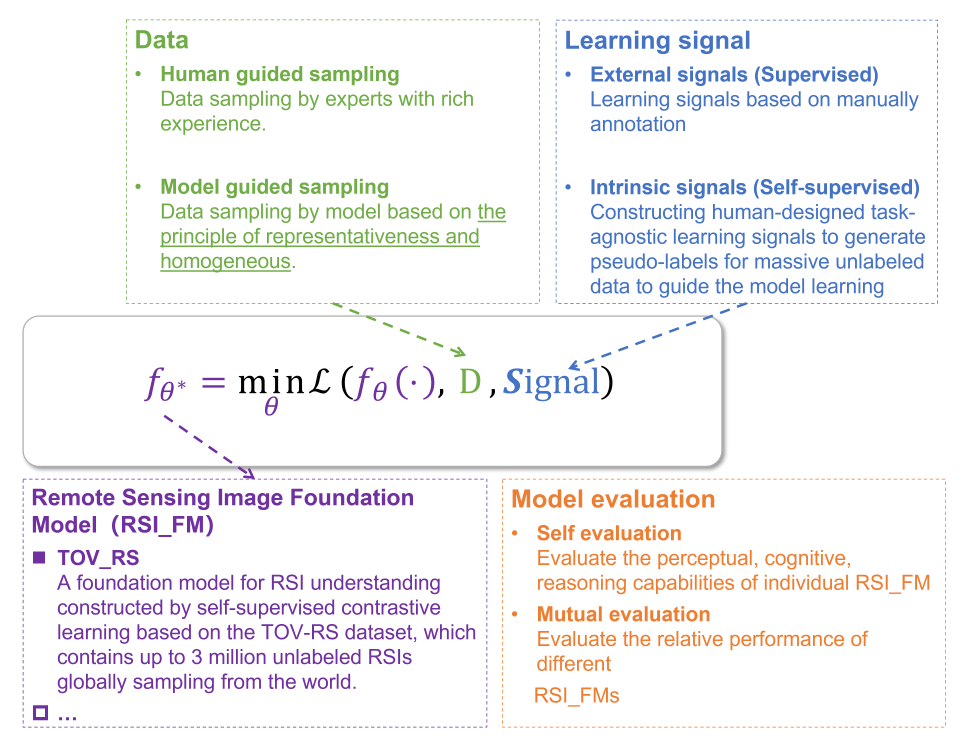
#> input picture big_picture.png, 3857 x 2994 px (shown at 1/4 size)
$ python -i dlimage.py   (imports and definitions only)
#> lines starting #> are read from the running program, lines starting #| are printed output that depends on the picture
#> further down, picture is the input picture: shape (2994, 3857, 3); mean B, G, R 245.5, 244.1, 245
'''
Tools collection of Data(np.ndarray) processing.

Note:
    1. cv2.imwrite(image_name, image, [1, 100]),
        [1, 100] mean set [cv2.IMWRITE_JPEG_QUALITY, 100]

Version 1.0  2018-04-03 15:44:13 by QiJi
Version 1.5  2018-04-07 22:34:53 by QiJi
Version 2.0  2018-10-25 16:59:23 by QiJi
'''
import os

# import sys
import cv2
import numpy as np
from tqdm import tqdm

from dl_tools.basictools.dldata import get_label_info
from dl_tools.basictools.fileop import filelist, rename_file


# **********************************************
# ************ Image basic tools ***************
# **********************************************
# [421 lines left out: functions load_image, convert_image_type, one_hot_1, one_hot_2, one_hot_3, class_label and 15 more, not called in this run]


def blur(img):
    img = cv2.blur(img, (3, 3))
    return img


# [9 lines left out: function add_noise, not called in this run]


def data_augment(image, label=None, crop_size=None, zoom_size=None, if_flip=True, if_roate=True):
    '''
    Simple data augment function to random crop,flip and roate image and label.
    Args:
        image: array of image, [HWC] or [HW1] or [HW].
        label: array of label, [HWC] or [HW1] or [HW].
        crop_size: [h, w]
        zoom_size: [h, w]
        if_flip: if flip the image(and label), defualt = True
        if_roate: if roate the image(and label), defualt = True

    Returns:
        image, label: processed image and label
    '''
#> called with if_flip = True, if_roate = True
    if label is None:
        if crop_size is not None:
            image = random_crop(image, crop_size[0], crop_size[1])
        if zoom_size is not None:
            image = cv2.resize(
                image, (zoom_size[1], zoom_size[0]), interpolation=cv2.INTER_LINEAR)
        # Flip
        if if_flip and np.random.randint(0, 2):
            image = cv2.flip(image, 1)
        if if_flip and np.random.randint(0, 2):
            image = cv2.flip(image, 0)
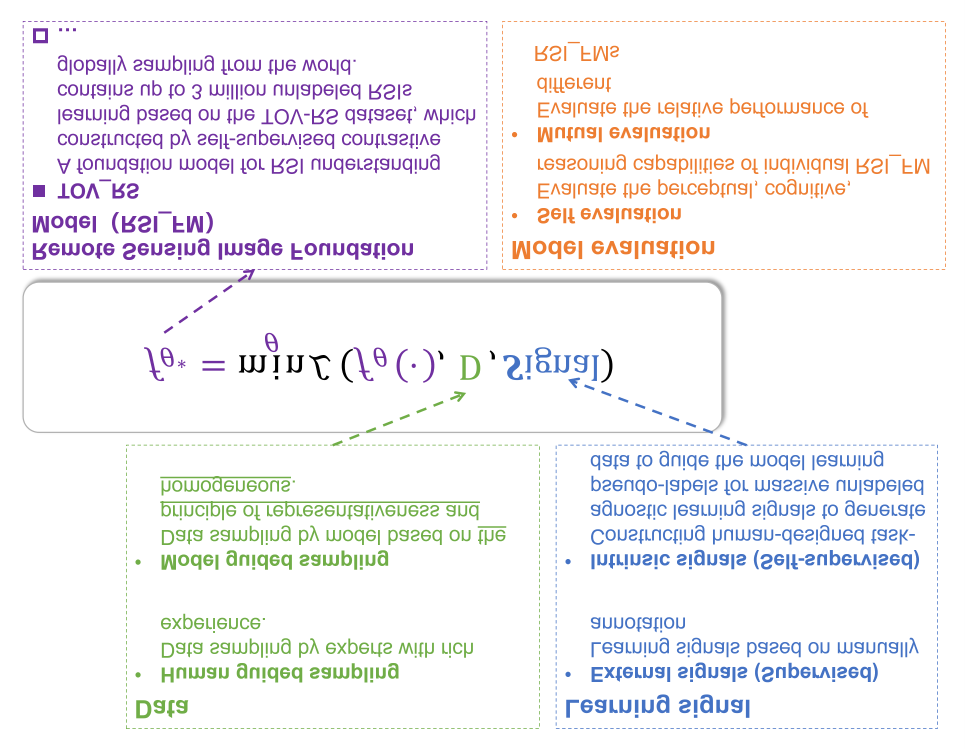
#> image: shape (2994, 3857, 3) (shown at 1/4 size); mean of channels 0, 1, 2 245.5, 244.1, 245; drawn as B, G, R
        # Roate
        iflag = np.random.randint(0, 2)
        if if_roate and iflag:
            angle_table = [90, 180, 270]
            angle = angle_table[np.random.randint(0, 3)]
            h, w = image.shape[0], image.shape[1]
#> h = 2994; w = 3857
            M_rotate = cv2.getRotationMatrix2D((w // 2, h // 2), angle, 1)
            image = cv2.warpAffine(image, M_rotate, (w, h))
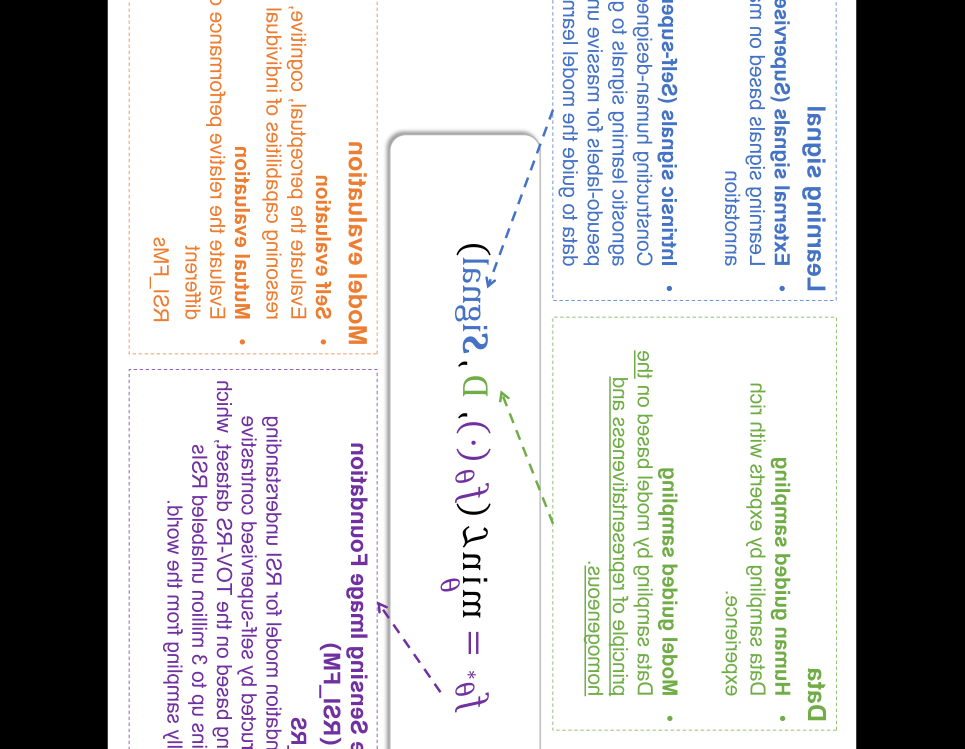
#> image: shape (2994, 3857, 3) (shown at 1/4 size); mean of channels 0, 1, 2 189.3, 188.5, 189.2; drawn as B, G, R
        return image
    else:
        if crop_size is not None:
            image, label = random_crop_2(image, label, crop_size[0], crop_size[1])
        if zoom_size is not None:
            image = cv2.resize(image, (zoom_size[1], zoom_size[0]), cv2.INTER_LINEAR)
            label = cv2.resize(label, (zoom_size[1], zoom_size[0]), cv2.INTER_NEAREST)
        # Flip
        if if_flip and np.random.randint(0, 2):
            image, label = cv2.flip(image, 1), cv2.flip(label, 1)
        if if_flip and np.random.randint(0, 2):
            image, label = cv2.flip(image, 0), cv2.flip(label, 0)
        # Roate
        iflag = np.random.randint(0, 2)
        if if_roate and iflag:
            angle_table = [90, 180, 270]
            angle = angle_table[np.random.randint(0, 3)]
            image, label = rotate(image, label, angle)
        return image, label


# **********************************************
# ************** HDF5 tools ********************
# **********************************************
# def label2hdf5(input_dir, output_path, label_values=None, class_num=None):
#     """
#     Transform a label image into one-hot format (depth is num_classes),
#     and save them all in a dataset(key:"labels") of a h5 flie.

#     Args:
#         input_dir: The dir of label images [HW] or [HWC](BGR)
#         output_path: The whole path of the output h5 flie.
#         label_values: A dictionairy of class--> pixel values, defualt=None
#         class_num: Num of classes, defualt=None
#             Note:
#                 1. If class_num is specified, input labels is [HW](imread in gray mode),
#                     call one_hot_1
#                 2. If label_values is specified, input labels is [HWC]BGR, call one_hot_2;

#     Returns
#         None, but will create a 4d dataset store all one hot labels(in a h5 file).

#     Notice:
#         the dtype of the dataset is uint8(np.uint8).
#         the key of labels dataset is "label".

#     """
#     print("*******Execute label2hdf5()*******")
#     input_names = sorted(os.listdir(input_dir))  # only the name of labels
#     # Carefull!! Since the os.listdir() return a list in atribute order, sort it

#     # Read first of them to get shape
#     tmp_input = cv2.imread(input_dir + "/" + input_names[0], -1)
#     size = [0, 0, 0, 0]  # NHWC
#     size[0] = len(input_names)  # get N
#     size[1], size[2] = tmp_input.shape[0], tmp_input.shape[1]  # get H,W

#     if class_num is not None:  # [HW], class_num must not None
#         size[3] = class_num
#     elif label_values is not None:  # [HWC]-BGR
#         size[3] = size[3] = len(label_values)
#     else:
#         ValueError("label_values or class_num must specify one.")

#     # Open(or create) a hdf5 flie to save all the labels
#     f = h5py.File(output_path, 'a')
#     dataset = f.create_dataset("label", shape=size, dtype=np.uint8)  # create a 4d dataset
#     # Treat per label in the list
#     if class_num is not None:  # [HW], class_num must not None
#         for i in tqdm(range(len(input_names))):
#             label = cv2.imread(input_dir + "/" + input_names[i], 0)
#             dataset[i, :] = one_hot_1(label, class_num)  # return uint8 array
#     elif label_values is not None:  # [HWC]-RGB
#         target = open(os.path.dirname(output_path) + "/train_gt.txt", 'w')
#         for i in tqdm(range(len(input_names))):
#             label = cv2.imread(input_dir + "/" + input_names[i], -1)
#             dataset[i, :] = one_hot_2(label, label_values)  # return uint8 array
#             target.write(input_names[i]+'\n')
#     print(dataset.shape, dataset.dtype)
#     print("*******Finish label2hdf5()*******")
#     f.close()


# def img2hdf5(input_dir, output_path):
#     """
#     Save images and their names into h5 file

#     Args:
#         input_dir: The dir of images.
#         output_path: The whole path of the output h5 flie.

#     Returns:
#         None.
#         But will create a h5 file with a 4d dataset store all images(RGB),
#             and a 1d dataset store all their names.
#     Notice:
#         the dtype of the dataset is uint8(np.uint8).
#         the key of image dataset is "image".(RGB)
#         the key of image name dataset is "name"

#     """
#     print("*******Execute img2hdf5()*******")
#     input_names = sorted(os.listdir(input_dir))  # only the name of images
#     # Carefull!! Since the os.listdir() return a list in atribute order, sort it
#     names = []  # 将文件名转utf8编码，才能存入hdf5的dataset中
#     for j in input_names:
#         names.append(j.encode('utf8'))

#     # Read first of them to get shape
#     tmp_input = load_image(input_dir + "/" + input_names[0], 1)
#     size = [0, 0, 0, 0]  # NHWC
#     size[0] = len(input_names)  # get N
#     size[1:] = tmp_input.shape  # get HWC

#     # Open(or create) a hdf5 flie to save all the images and their names
#     f = h5py.File(output_path, 'w')
#     f.create_dataset("name", data=names)  # 创建name数据集存储images 的utf8编码的文件名
#     # Create an empty 4d dataset(image) to store images
#     dataset = f.create_dataset("image", shape=size, dtype=np.uint8)
#     # Treat per img in the list
#     target = open(os.path.dirname(output_path) + "/train.txt", 'w')
#     for i in tqdm(range(len(input_names))):
#         input_path = input_dir + "/" + input_names[i]  # the whole path
#         img = load_image(input_path, 1)
#         # Extension pocessing
#         # for c in range(img.shape[-1]):
#         #     img[:, :, c] = cv2.equalizeHist(img[:, :, c])
#         dataset[i, :] = img
#         target.write(input_names[i]+'\n')

#     print(dataset.shape, dataset.dtype)
#     print("*******Finish img2hdf5()*******")
#     f.close()


# def img2hdf5_2(input_dir, output_path, newsize=None):
#     """
#     For classified, save images and their names into h5 file,
#     meanwhile make their labels[NC].

#     Args:
#         input_dir: The dir of images(in several folders).
#         output_path: The whole path of the output h5 flie.

#     Returns:
#         None.
#         But will create a h5 file with a 4d dataset store all images(RGB),
#             and a 1d dataset store all their names.
#     Notice:
#         the dtype of the dataset is uint8(np.uint8).(RGB)
#         the key of image dataset is "image".
#         the key of label dataset is "label".
#         the key of image name dataset is "name"
#         the key of class name dataset is "class"

#     """
#     print("*******Execute img2hdf5()*******")
#     # Fisrt travals get total image num and all class names and image names
#     image_names = []  # all image names
#     folder_names = sorted(os.listdir(input_dir))  # also name of classes
#     for i, f in enumerate(folder_names):
#         file_names = sorted(os.listdir(input_dir+'/'+f))  # name of images
#         image_names += file_names

#     utf_names = [name.encode('utf8') for name in image_names]  # 转utf8存入
#     utf_classNames = [name.encode('utf8') for name in folder_names]

#     # Read first of them to get shape
#     tmp_input = load_image(os.path.join(input_dir, folder_names[0], image_names[0]), 1)
#     img_size = [0, 0, 0, 0]  # NHWC(channel), size of image dataset
#     label_size = [0, 0]  # NC(classnum), size of label dataset
#     img_size[0] = label_size[0] = len(image_names)  # get N
#     img_size[1:] = tmp_input.shape  # get HWC si.extend(ze
#     label_size[1] = len(folder_names)  # get class num

#     # Open(or create) a hdf5 flie to save all the images and their names
#     f = h5py.File(output_path, 'w')
#     f.create_dataset("name", data=utf_names)  # 创建name数据集存class_dict储images 的utf8编码的文件名
#     f.create_dataset('class', data=utf_classNames)
#     # Create an empty 4d dataset(image) to store images
#     imageSet = f.create_dataset("image", shape=img_size, dtype=np.uint8)
#     labelSet = f.create_dataset("label", shape=label_size, dtype=np.uint8)
#     # Save per img.extend(
#     i = 0
#     for c, fo in tqdm(enumerate(folder_names)):
#         file_names = sorted(os.listdir(input_dir+'/'+fo))
#         for fi in file_names:
#             img = load_image(os.path.join(input_dir, fo, fi), 1)
#             if newsize is not None:
#                 img = cv2.resize(img, (newsize[1], newsize[0]))
#             imageSet[i, :] = img
#             labelSet[i, c] = 1
#             i += 1

#     # print(imageSet.shape, imageSet.dtype)
#     print("*******Finish img2hdf5()*******")
#     f.close()


# # **********************************************
# # ************ Main functions ******************
# # **********************************************
# def main_of_hdf5():
#     ''' Cover images to hdf5 format. '''

#     dataset_dir = '/home/tao/Data/small'
#     img_dir = dataset_dir + '/train_seg'
#     label_dir = dataset_dir + '/train_labels'
#     class_dict_path = dataset_dir + '/class_dict.txt'
#     h5_path = dataset_dir + '/trainData.h5'

#     _, class_values = get_label_info(class_dict_path)
#     img2hdf5(img_dir, h5_path)
#     label2hdf5(label_dir, h5_path, label_values=class_values)


# def crop_imgs(image_dir, out_dir=None, crop_params=None):
#     ''' Slide crop images into small piece and save them. '''
#     if out_dir is None:
#         out_dir = image_dir

#     image_names = sorted(os.listdir(image_dir))
#     for name in tqdm(image_names):
#         image = cv2.imread(image_dir+'/'+name, -1)
#         # 附加操作
#         # h, w = image.shape[:2]
#         # image = cv2.resize(image, (int(w*0.7), int(h*0.7)))
#         imgs, _ = slide_crop(image, crop_params)
#         for i in range(len(imgs)):
#             save_name = rename_file(name, addstr="_%d" % (i+1))
#             cv2.imwrite(out_dir+'/'+save_name, imgs[i], [1, 100])


# def main_of_img_ops(image_dir, out_dir=None, operations=None):
#     # class_dict_path = '/home/tao/Data/Road/class_dict.txt'
#     # _, class_values = get_label_info(class_dict_path)

#     ext = None
#     read_flag = -1

#     if out_dir is None:
#         out_dir = image_dir
#     if not os.path.exists(out_dir):
#         os.mkdir(out_dir)
#     imgs_names = filelist(image_dir, extension=ext)
#     for img in tqdm(imgs_names):
#         image = cv2.imread(image_dir+'/'+img, read_flag)
#         if operations is not None:
#             for opera in operations:
#                 image = opera(image)
#         else:
#             # image = class_label(image, class_values)
#             image[image == 255] = 1
#             # image = colour_code_label(image, class_values)
#             pass
#         cv2.imwrite(out_dir+'/'+img, image, [1, 100])


# def main_of_imgAndlabel_ops(image_dir=None, label_dir=None):
#     # class_dict_path = '/home/tao/Data/Road/class_dict.txt'
#     # _, class_values = get_label_info(class_dict_path)
#     image_dir = '/home/tao/Data/RBDD/train'
#     label_dir = '/home/tao/Data/RBDD/train_labels'
#     img_names = filelist(image_dir)
#     lbl_names = filelist(label_dir)
#     # root = ''
#     # img_names = ['1.jpg', '5.jpg']
#     # lbl_names = ['road_1_pre.png', 'road_5_pre.png']

#     for (img_name, lbl_name) in tqdm(zip(img_names, lbl_names)):
#         image = cv2.imread(image_dir+'/'+img_name, -1)
#         label = cv2.imread(label_dir+'/'+lbl_name, -1)
#         assert image.shape[:2] == label.shape[:2]
#         # Operatrions
#         cv2.imwrite(label_dir+'/'+lbl_name, label)

#         # image = mask_img(image, label, [255, 0, 0])
#         # cv2.imwrite(image_dir+'/'+img_name, image, [1, 100])


# [9 lines left out: function main, not called in this run]


# [13 lines not run here, left out]

>>> import cv2
>>> picture = cv2.imread('../../../big_picture.png')
>>> result = data_augment(picture)
